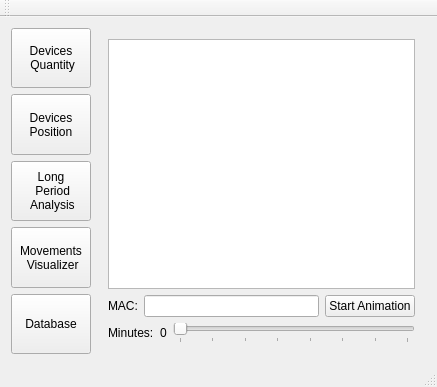
<?xml version="1.0" encoding="UTF-8"?>
<ui version="4.0">
 <class>MainWindow</class>
 <widget class="QMainWindow" name="MainWindow">
  <property name="geometry">
   <rect>
    <x>0</x>
    <y>0</y>
    <width>437</width>
    <height>387</height>
   </rect>
  </property>
  <property name="sizePolicy">
   <sizepolicy hsizetype="Preferred" vsizetype="Preferred">
    <horstretch>0</horstretch>
    <verstretch>0</verstretch>
   </sizepolicy>
  </property>
  <property name="windowTitle">
   <string>MainWindow</string>
  </property>
  <widget class="QWidget" name="centralWidget">
   <layout class="QHBoxLayout" name="horizontalLayout">
    <item>
     <layout class="QVBoxLayout" name="verticalLayout">
      <item>
       <widget class="QPushButton" name="DevicesQuantityButton">
        <property name="sizePolicy">
         <sizepolicy hsizetype="Minimum" vsizetype="Preferred">
          <horstretch>0</horstretch>
          <verstretch>0</verstretch>
         </sizepolicy>
        </property>
        <property name="acceptDrops">
         <bool>false</bool>
        </property>
        <property name="text">
         <string>Devices
 Quantity</string>
        </property>
        <property name="default">
         <bool>false</bool>
        </property>
        <property name="flat">
         <bool>false</bool>
        </property>
       </widget>
      </item>
      <item>
       <widget class="QPushButton" name="DevicespositionButton">
        <property name="sizePolicy">
         <sizepolicy hsizetype="Minimum" vsizetype="Preferred">
          <horstretch>0</horstretch>
          <verstretch>0</verstretch>
         </sizepolicy>
        </property>
        <property name="text">
         <string>Devices
Position</string>
        </property>
       </widget>
      </item>
      <item>
       <widget class="QPushButton" name="buttonLongPeriodAnalysis">
        <property name="sizePolicy">
         <sizepolicy hsizetype="Minimum" vsizetype="Preferred">
          <horstretch>0</horstretch>
          <verstretch>0</verstretch>
         </sizepolicy>
        </property>
        <property name="text">
         <string>Long
 Period
 Analysis</string>
        </property>
       </widget>
      </item>
      <item>
       <widget class="QPushButton" name="MovementsVisualizerButton">
        <property name="sizePolicy">
         <sizepolicy hsizetype="Minimum" vsizetype="Preferred">
          <horstretch>0</horstretch>
          <verstretch>0</verstretch>
         </sizepolicy>
        </property>
        <property name="text">
         <string>Movements
 Visualizer</string>
        </property>
       </widget>
      </item>
      <item>
       <widget class="QPushButton" name="buttonDB">
        <property name="sizePolicy">
         <sizepolicy hsizetype="Minimum" vsizetype="Preferred">
          <horstretch>0</horstretch>
          <verstretch>0</verstretch>
         </sizepolicy>
        </property>
        <property name="text">
         <string>Database</string>
        </property>
       </widget>
      </item>
     </layout>
    </item>
    <item>
     <layout class="QHBoxLayout" name="horizontalLayout_2">
      <item>
       <widget class="QStackedWidget" name="stackedWidget">
        <property name="currentIndex">
         <number>2</number>
        </property>
        <widget class="QWidget" name="page_1">
         <layout class="QHBoxLayout" name="horizontalLayout_6">
          <item>
           <widget class="CurrentPositionShower" name="viewDevicesPositionGraph">
            <property name="sizePolicy">
             <sizepolicy hsizetype="Expanding" vsizetype="Expanding">
              <horstretch>0</horstretch>
              <verstretch>0</verstretch>
             </sizepolicy>
            </property>
            <property name="minimumSize">
             <size>
              <width>200</width>
              <height>0</height>
             </size>
            </property>
           </widget>
          </item>
          <item>
           <widget class="QListWidgetExtended" name="widgetDevicesPositionList">
            <property name="sizePolicy">
             <sizepolicy hsizetype="MinimumExpanding" vsizetype="Expanding">
              <horstretch>0</horstretch>
              <verstretch>0</verstretch>
             </sizepolicy>
            </property>
            <property name="minimumSize">
             <size>
              <width>70</width>
              <height>0</height>
             </size>
            </property>
            <property name="maximumSize">
             <size>
              <width>200</width>
              <height>16777215</height>
             </size>
            </property>
           </widget>
          </item>
         </layout>
        </widget>
        <widget class="QWidget" name="page_2">
         <layout class="QVBoxLayout" name="verticalLayout_4">
          <item>
           <widget class="HistoryShower" name="viewLongPeriodAnalysis"/>
          </item>
          <item>
           <layout class="QHBoxLayout" name="horizontalLayout_5">
            <item>
             <widget class="QLabel" name="labelLongPeriodAnalysisStatic">
              <property name="text">
               <string>Days:</string>
              </property>
             </widget>
            </item>
            <item>
             <widget class="QLabel" name="labelLongPeriodAnalysis">
              <property name="text">
               <string>1</string>
              </property>
             </widget>
            </item>
            <item>
             <widget class="QSlider" name="sliderLongPeriodAnalysis">
              <property name="sizePolicy">
               <sizepolicy hsizetype="Expanding" vsizetype="Fixed">
                <horstretch>0</horstretch>
                <verstretch>0</verstretch>
               </sizepolicy>
              </property>
              <property name="minimum">
               <number>1</number>
              </property>
              <property name="maximum">
               <number>30</number>
              </property>
              <property name="value">
               <number>1</number>
              </property>
              <property name="orientation">
               <enum>Qt::Horizontal</enum>
              </property>
              <property name="invertedAppearance">
               <bool>false</bool>
              </property>
              <property name="invertedControls">
               <bool>false</bool>
              </property>
              <property name="tickPosition">
               <enum>QSlider::TicksBelow</enum>
              </property>
              <property name="tickInterval">
               <number>1</number>
              </property>
             </widget>
            </item>
            <item>
             <widget class="QPushButton" name="buttonLongPeriodAnalysisUpdate">
              <property name="text">
               <string>Update</string>
              </property>
             </widget>
            </item>
           </layout>
          </item>
         </layout>
        </widget>
        <widget class="QWidget" name="page_3">
         <layout class="QVBoxLayout" name="verticalLayout_2">
          <item>
           <widget class="MovementsShower" name="movementsShowerWindow"/>
          </item>
          <item>
           <layout class="QHBoxLayout" name="horizontalLayout_4">
            <item>
             <widget class="QLabel" name="label">
              <property name="text">
               <string>MAC:</string>
              </property>
             </widget>
            </item>
            <item>
             <widget class="QLineEdit" name="txtFieldDeviceId"/>
            </item>
            <item>
             <widget class="QPushButton" name="startAnimationButton">
              <property name="text">
               <string>Start Animation</string>
              </property>
             </widget>
            </item>
           </layout>
          </item>
          <item>
           <layout class="QHBoxLayout" name="horizontalLayout_3">
            <item>
             <widget class="QLabel" name="labelMovementsVisualizerPeriodStatic">
              <property name="text">
               <string>Minutes:</string>
              </property>
             </widget>
            </item>
            <item>
             <widget class="QLabel" name="labelMovementVisualizerCounter">
              <property name="text">
               <string>0</string>
              </property>
             </widget>
            </item>
            <item>
             <widget class="QSlider" name="sliderAnimationDuration">
              <property name="maximum">
               <number>2016</number>
              </property>
              <property name="pageStep">
               <number>288</number>
              </property>
              <property name="orientation">
               <enum>Qt::Horizontal</enum>
              </property>
              <property name="tickPosition">
               <enum>QSlider::TicksBelow</enum>
              </property>
             </widget>
            </item>
           </layout>
          </item>
         </layout>
        </widget>
        <widget class="QWidget" name="page">
         <layout class="QHBoxLayout" name="horizontalLayout_7">
          <item>
           <widget class="QTableView" name="viewDatabase"/>
          </item>
         </layout>
        </widget>
       </widget>
      </item>
     </layout>
    </item>
   </layout>
  </widget>
  <widget class="QMenuBar" name="menuBar">
   <property name="geometry">
    <rect>
     <x>0</x>
     <y>0</y>
     <width>437</width>
     <height>22</height>
    </rect>
   </property>
  </widget>
  <widget class="QToolBar" name="mainToolBar">
   <attribute name="toolBarArea">
    <enum>TopToolBarArea</enum>
   </attribute>
   <attribute name="toolBarBreak">
    <bool>false</bool>
   </attribute>
  </widget>
  <widget class="QStatusBar" name="statusBar"/>
 </widget>
 <layoutdefault spacing="6" margin="11"/>
 <customwidgets>
  <customwidget>
   <class>MovementsShower</class>
   <extends>QGraphicsView</extends>
   <header>movementsshower.h</header>
  </customwidget>
  <customwidget>
   <class>HistoryShower</class>
   <extends>QGraphicsView</extends>
   <header>historyshower.h</header>
  </customwidget>
  <customwidget>
   <class>CurrentPositionShower</class>
   <extends>QGraphicsView</extends>
   <header>currentpositionshower.h</header>
  </customwidget>
  <customwidget>
   <class>QListWidgetExtended</class>
   <extends>QListWidget</extends>
   <header>qlistwidgetextended.h</header>
  </customwidget>
 </customwidgets>
 <resources/>
 <connections/>
</ui>
